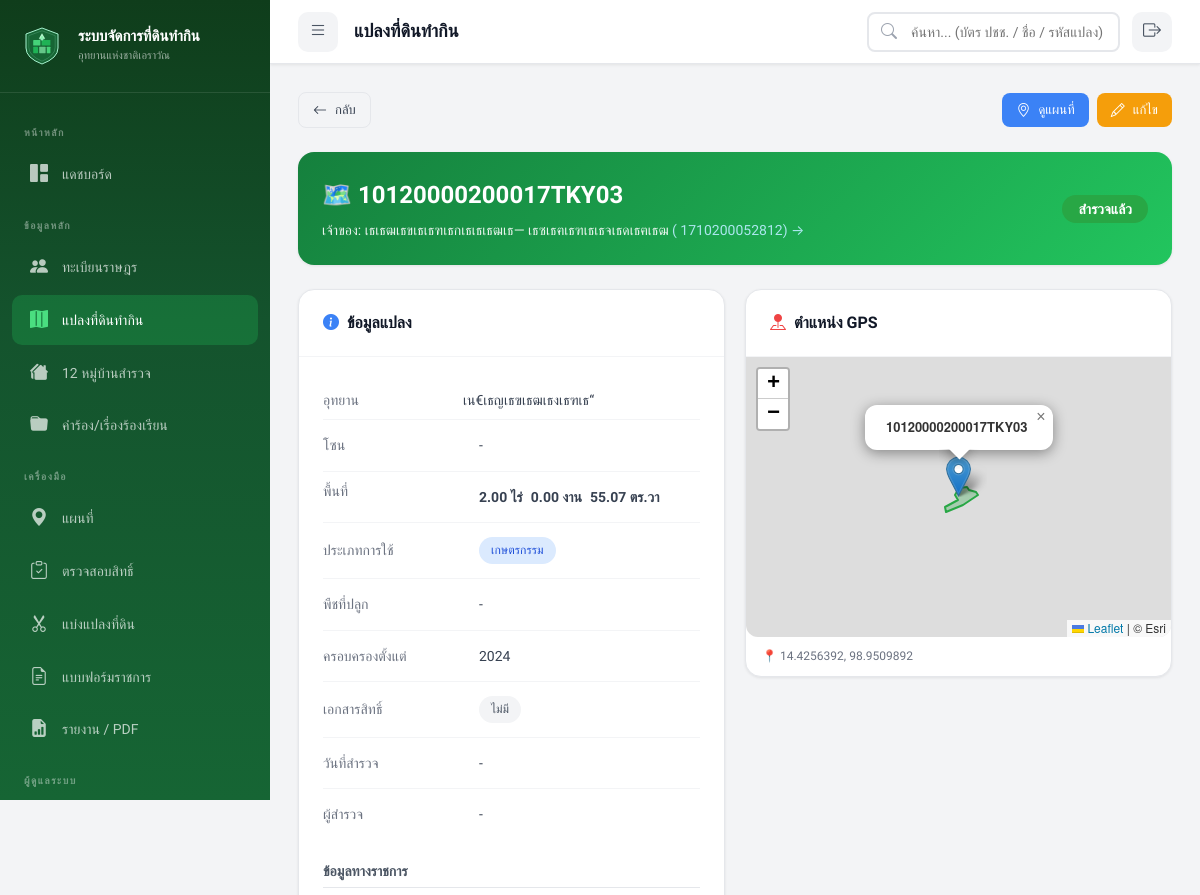
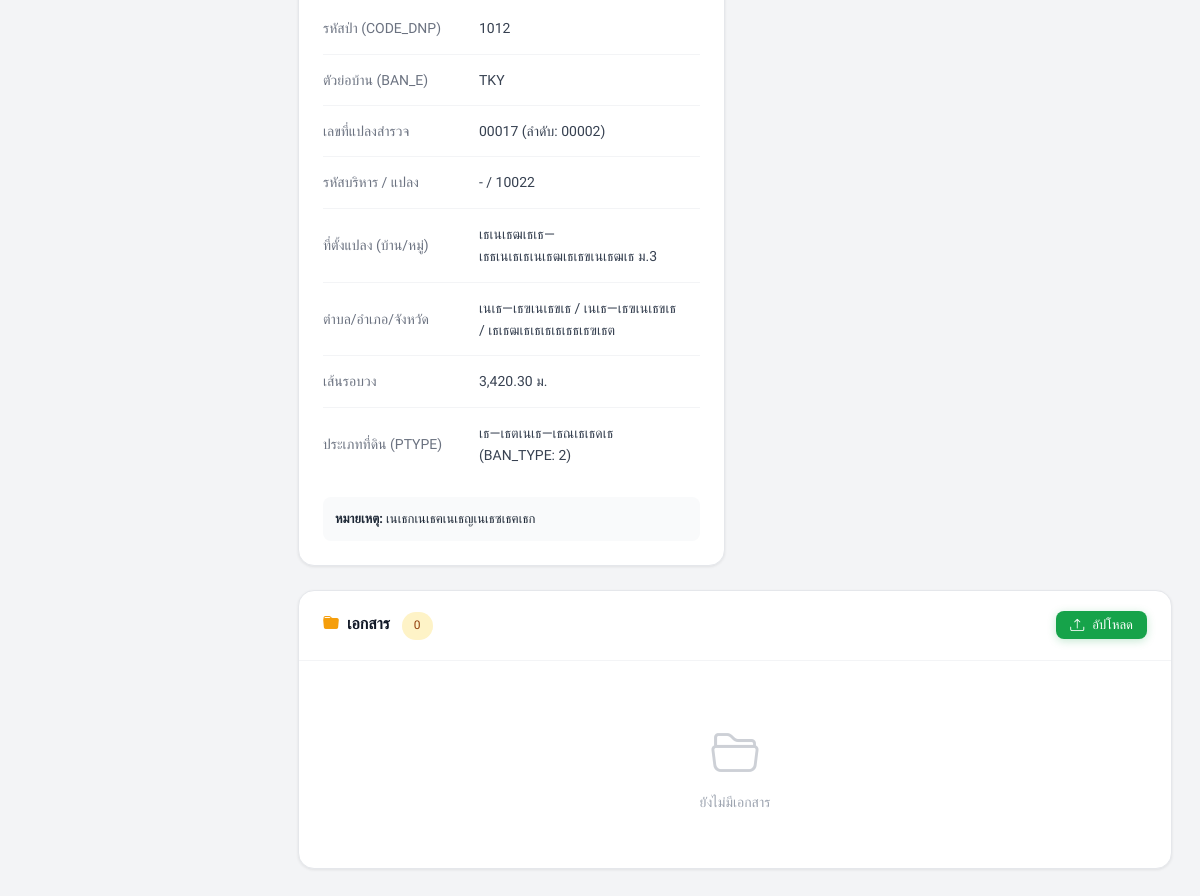
/index.php?page=plots&action=view&id=1281 (signed in), run on the app's committed database (2 pictures, top to bottom).
### tables this page shows
CREATE TABLE `land_plots` (
  `plot_id` int(11) NOT NULL AUTO_INCREMENT,
  `parent_plot_id` int(11) DEFAULT NULL,
  `allocation_type` varchar(20) DEFAULT NULL,
  `plot_code` varchar(50) NOT NULL,
  `villager_id` int(11) NOT NULL,
  `park_name` varchar(100) DEFAULT NULL,
  `zone` varchar(50) DEFAULT NULL,
  `area_rai` decimal(10,2) DEFAULT 0.00,
  `area_ngan` decimal(10,2) DEFAULT 0.00,
  `area_sqwa` decimal(10,2) DEFAULT 0.00,
  `land_use_type` enum('agriculture','residential','garden','livestock','mixed','other') DEFAULT 'agriculture',
  `crop_type` varchar(200) DEFAULT NULL,
  `latitude` decimal(10,7) DEFAULT NULL,
  `longitude` decimal(10,7) DEFAULT NULL,
  `polygon_coords` longtext DEFAULT NULL CHECK (json_valid(`polygon_coords`)),
  `occupation_since` year(4) DEFAULT NULL,
  `has_document` tinyint(1) DEFAULT 0,
  `document_type` varchar(50) DEFAULT NULL,
  `status` enum('surveyed','pending_review','temporary_permit','must_relocate','disputed') DEFAULT 'pending_review',
  `survey_date` date DEFAULT NULL,
  `surveyed_by` int(11) DEFAULT NULL,
  `plot_image_path` varchar(500) DEFAULT NULL,
  `notes` text DEFAULT NULL,
  `remark_risk` enum('not_risky','risky','risky_case','not_risky_case') DEFAULT 'not_risky',
  `watershed_class` varchar(20) DEFAULT NULL,
  `created_at` datetime DEFAULT current_timestamp(),
  `updated_at` datetime DEFAULT current_timestamp() ON UPDATE current_timestamp(),
  `code_dnp` varchar(10) DEFAULT NULL COMMENT 'เธฃเธซเธฑเธชเธเนเธฒเธญเธเธธเธฃเธฑเธเธฉเน',
  `apar_code` varchar(20) DEFAULT NULL COMMENT 'เธฃเธซเธฑเธชเนเธเธฅเธเธ—เธตเนเธเธฃเธดเธซเธฒเธฃเนเธฅเนเธง',
  `apar_no` varchar(10) DEFAULT NULL COMMENT 'เธซเธกเธฒเธขเน€เธฅเธเน€เธเธ•เนเธเธฃเธเธเธฒเธฃเธฏ',
  `num_apar` varchar(20) DEFAULT NULL COMMENT 'เธ—เธตเนเธ”เธดเธเน€เธฅเธเธ—เธตเน',
  `spar_code` varchar(20) DEFAULT NULL COMMENT 'เธฃเธซเธฑเธชเธ—เธตเนเธ”เธดเธเธชเธณเธฃเธงเธ',
  `ban_e` varchar(10) DEFAULT NULL COMMENT 'เธเธทเนเธญเธขเนเธญเธซเธกเธนเนเธเนเธฒเธเธ เธฒเธฉเธฒเธญเธฑเธเธเธคเธฉ (3 เธ•เธฑเธงเธญเธฑเธเธฉเธฃ)',
  `perimeter` decimal(10,3) DEFAULT NULL COMMENT 'เธฃเธฐเธขเธฐเธฃเธญเธเนเธเธฅเธ (เน€เธกเธ•เธฃ)',
  `ban_type` tinyint(4) DEFAULT NULL COMMENT 'เธฅเธฑเธเธฉเธ“เธฐเธซเธกเธนเนเธเนเธฒเธ (1=เนเธเน€เธเธ•, 2=เธเธญเธเน€เธเธ•เธ—เธณเธเธดเธเนเธ, 3=เธเธฒเธเน€เธเธตเนเธขเธง)',
  `num_spar` varchar(50) DEFAULT NULL COMMENT 'เน€เธฅเธเธ—เธตเนเนเธเธฅเธเธชเธณเธฃเธงเธ',
  `spar_no` varchar(10) DEFAULT NULL COMMENT 'เธฅเธณเธ”เธฑเธเธชเธณเธฃเธงเธ',
  `par_ban` varchar(50) DEFAULT NULL COMMENT 'เธเธทเนเธญเธเนเธฒเธ (เธ—เธตเนเธ•เธฑเนเธเนเธเธฅเธ)',
  `par_moo` varchar(5) DEFAULT NULL COMMENT 'เธซเธกเน (เนเธเธฅเธ)',
  `par_tam` varchar(50) DEFAULT NULL COMMENT 'เธ•เธณเธเธฅ (เนเธเธฅเธ)',
  `par_amp` varchar(50) DEFAULT NULL COMMENT 'เธญเธณเน€เธ เธญ (เนเธเธฅเธ)',
  `par_prov` varchar(50) DEFAULT NULL COMMENT 'เธเธฑเธเธซเธงเธฑเธ” (เนเธเธฅเธ)',
  `ptype` varchar(100) DEFAULT NULL COMMENT 'เธเธฃเธฐเน€เธ เธ—เธ—เธตเนเธ”เธดเธ',
  `target_fid` int(11) DEFAULT NULL COMMENT 'TARGET_FID เธญเนเธฒเธเธญเธดเธ Shapefile',
  `data_issues` text DEFAULT NULL COMMENT 'เธเธฑเธซเธฒเธเนเธญเธกเธฅเธ—เธตเนเธเธเธเธฒเธเธเธฒเธฃเธ•เธฃเธงเธเธชเธญเธ',
  PRIMARY KEY (`plot_id`),
  UNIQUE KEY `plot_code` (`plot_code`),
  KEY `surveyed_by` (`surveyed_by`),
  KEY `idx_plot_code` (`plot_code`),
  KEY `idx_villager` (`villager_id`),
  KEY `idx_status` (`status`),
  KEY `idx_coords` (`latitude`,`longitude`),
  KEY `idx_park` (`park_name`),
  KEY `idx_zone` (`zone`),
  KEY `idx_parent_plot` (`parent_plot_id`),
  CONSTRAINT `land_plots_ibfk_1` FOREIGN KEY (`villager_id`) REFERENCES `villagers` (`villager_id`) ON DELETE CASCADE,
  CONSTRAINT `land_plots_ibfk_2` FOREIGN KEY (`surveyed_by`) REFERENCES `users` (`user_id`) ON DELETE SET NULL
);

CREATE TABLE `villagers` (
  `villager_id` int(11) NOT NULL AUTO_INCREMENT,
  `id_card_number` varchar(13) NOT NULL,
  `prefix` varchar(20) DEFAULT NULL,
  `first_name` varchar(100) NOT NULL,
  `last_name` varchar(100) NOT NULL,
  `birth_date` date DEFAULT NULL,
  `phone` varchar(15) DEFAULT NULL,
  `address` text DEFAULT NULL,
  `village_no` varchar(10) DEFAULT NULL,
  `village_name` varchar(100) DEFAULT NULL,
  `sub_district` varchar(100) DEFAULT NULL,
  `district` varchar(100) DEFAULT NULL,
  `province` varchar(100) DEFAULT NULL,
  `photo_path` varchar(500) DEFAULT NULL,
  `notes` text DEFAULT NULL,
  `qualification_status` enum('pending','passed','failed') DEFAULT 'pending',
  `qual_thai_nationality` tinyint(1) DEFAULT 1,
  `qual_continuous_residence` tinyint(1) DEFAULT 1,
  `qual_no_other_land` tinyint(1) DEFAULT 1,
  `qual_no_court_order` tinyint(1) DEFAULT 1,
  `qual_no_forest_crime` tinyint(1) DEFAULT 1,
  `qual_no_revoked_rights` tinyint(1) DEFAULT 1,
  `qualification_date` date DEFAULT NULL,
  `qualification_notes` text DEFAULT NULL,
  `created_by` int(11) DEFAULT NULL,
  `created_at` datetime DEFAULT current_timestamp(),
  `updated_at` datetime DEFAULT current_timestamp() ON UPDATE current_timestamp(),
  `verification_status` enum('pending','verified') DEFAULT 'pending',
  `verified_at` datetime DEFAULT NULL,
  `verified_by` int(11) DEFAULT NULL,
  PRIMARY KEY (`villager_id`),
  UNIQUE KEY `id_card_number` (`id_card_number`),
  KEY `created_by` (`created_by`),
  KEY `idx_id_card` (`id_card_number`),
  KEY `idx_name` (`first_name`,`last_name`),
  KEY `idx_village` (`village_name`),
  CONSTRAINT `villagers_ibfk_1` FOREIGN KEY (`created_by`) REFERENCES `users` (`user_id`) ON DELETE SET NULL
);

### models/Plot.php (called while the page is built, shortened)
<?php
class Plot
{
    public static function find(int $id): ?array
    {
        $db = getDB();
        $stmt = $db->prepare("SELECT lp.*, v.prefix, v.first_name, v.last_name, v.id_card_number,
                                     u.full_name as surveyor_name
                              FROM land_plots lp
                              JOIN villagers v ON lp.villager_id = v.villager_id
                              LEFT JOIN users u ON lp.surveyed_by = u.user_id
                              WHERE lp.plot_id = :id");
        $stmt->execute(['id' => $id]);
        $result = $stmt->fetch();
        return $result ?: null;
    }
}

### models/Document.php (called while the page is built, shortened)
<?php
class Document
{
    public static function getByRelated(string $type, int $id): array
    {
        $db = getDB();
        $stmt = $db->prepare("SELECT d.*, u.full_name as uploader_name
                              FROM documents d
                              LEFT JOIN users u ON d.uploaded_by = u.user_id
                              WHERE d.related_type = :type AND d.related_id = :id
                              ORDER BY d.uploaded_at DESC");
        $stmt->execute(['type' => $type, 'id' => $id]);
        return $stmt->fetchAll();
    }
}

### views/plots/detail.php (the view, shortened to what this page needs)
<?php
require_once __DIR__ . '/../../models/Plot.php';
require_once __DIR__ . '/../../models/Document.php';
$id = (int) ($_GET['id'] ?? 0);
$plot = Plot::find($id);
$documents = Document::getByRelated('plot', $id);
$p = $plot;
$statusColor = PLOT_STATUS_COLORS[$p['status']] ?? '#6b7280';
?>
<div class="d-flex justify-between align-center mb-3">
    <a href="index.php?page=plots" class="btn btn-secondary btn-sm"><i class="bi bi-arrow-left"></i> กลับ</a>
    <div class="d-flex gap-1">
        <?php if ($p['latitude'] && $p['longitude']): ?>
            <a href="index.php?page=map&plot=<?= $id ?>" class="btn btn-info btn-sm"><i class="bi bi-geo-alt"></i>
                ดูแผนที่</a>
        <?php endif; ?>
        <?php if ($_SESSION['role'] !== ROLE_VIEWER): ?>
            <a href="index.php?page=plots&action=edit&id=<?= $id ?>" class="btn btn-warning btn-sm"><i
                    class="bi bi-pencil"></i> แก้ไข</a>
        <?php endif; ?>
    </div>
</div>
<div class="card mb-3"
    style="background: linear-gradient(135deg, var(--primary-700) 0%, var(--primary-500) 100%); color:white; border:none;">
    <div class="card-body" style="padding:24px;">
        <div style="display:flex; justify-content:space-between; align-items:center; flex-wrap:wrap; gap:16px;">
            <div>
                <h2 style="font-size:24px; margin-bottom:4px;">🗺️
                    <?= htmlspecialchars($p['plot_code']) ?>
                </h2>
                <p style="opacity:0.9;">
                    เจ้าของ:
                    <?= htmlspecialchars(($p['prefix'] ?? '') . $p['first_name'] . ' ' . $p['last_name']) ?>
                    <a href="index.php?page=villagers&action=view&id=<?= $p['villager_id'] ?>" style="color:#bef;">
                        (
                        <?= $p['id_card_number'] ?>) →
                    </a>
                </p>
            </div>
            <div style="text-align:right;">
                <span
                    style="background:<?= $statusColor ?>; padding:6px 16px; border-radius:20px; font-weight:600; font-size:14px;">
                    <?= PLOT_STATUS_LABELS[$p['status']] ?? $p['status'] ?>
                </span>
            </div>
        </div>
    </div>
</div>
<div class="plot-detail-grid">
    <div class="card">
        <div class="card-header">
            <h3><i class="bi bi-info-circle-fill" style="color:var(--info);margin-right:8px;"></i>ข้อมูลแปลง</h3>
        </div>
        <div class="card-body">
            <table style="width:100%;">
                <tr>
                    <td style="padding:8px 0;color:var(--gray-500);width:140px;">อุทยาน</td>
                    <td style="padding:8px 0;">
                        <?= htmlspecialchars($p['park_name'] ?? '-') ?>
                    </td>
                </tr>
                <tr>
                    <td style="padding:8px 0;color:var(--gray-500);">โซน</td>
                    <td>
                        <?= htmlspecialchars($p['zone'] ?? '-') ?>
                    </td>
                </tr>
                <tr>
                    <td style="padding:8px 0;color:var(--gray-500);vertical-align:top;">พื้นที่</td>
                    <td>
                        <div style="font-weight:600; display:flex; flex-wrap:wrap; gap:8px;">
                            <span><?= $p['area_rai'] ?> ไร่</span>
                            <span><?= $p['area_ngan'] ?> งาน</span>
                            <span><?= $p['area_sqwa'] ?> ตร.วา</span>
                        </div>
                    </td>
                </tr>
                <tr>
                    <td style="padding:8px 0;color:var(--gray-500);">ประเภทการใช้</td>
                    <td><span class="badge badge-info">
                            <?= LAND_USE_LABELS[$p['land_use_type']] ?? $p['land_use_type'] ?>
                        </span></td>
                </tr>
                <tr>
                    <td style="padding:8px 0;color:var(--gray-500);">พืชที่ปลูก</td>
                    <td>
                        <?= htmlspecialchars($p['crop_type'] ?? '-') ?>
                    </td>
                </tr>
                <tr>
                    <td style="padding:8px 0;color:var(--gray-500);">ครอบครองตั้งแต่</td>
                    <td>
                        <?= htmlspecialchars($p['occupation_since'] ?? '-') ?>
                    </td>
                </tr>
                <tr>
                    <td style="padding:8px 0;color:var(--gray-500);">เอกสารสิทธิ์</td>
                    <td>
                        <?= $p['has_document'] ? '<span class="badge badge-success">มี</span> ' . htmlspecialchars($p['document_type'] ?? '') : '<span class="badge badge-gray">ไม่มี</span>' ?>
                    </td>
                </tr>
                <tr>
                    <td style="padding:8px 0;color:var(--gray-500);">วันที่สำรวจ</td>
                    <td>
                        <?= $p['survey_date'] ? date('d/m/Y', strtotime($p['survey_date'])) : '-' ?>
                    </td>
                </tr>
                <tr>
                    <td style="padding:8px 0;color:var(--gray-500);">ผู้สำรวจ</td>
                    <td>
                        <?= htmlspecialchars($p['surveyor_name'] ?? '-') ?>
                    </td>
                </tr>
            </table>
            <h4 style="font-size:14px; color:var(--gray-600); margin:20px 0 10px; border-bottom:1px solid var(--gray-200); padding-bottom:5px;">
                ข้อมูลทางราชการ
            </h4>
            <table style="width:100%;">
                <tr>
                    <td style="padding:4px 0;color:var(--gray-500);width:140px;">รหัสป่า (CODE_DNP)</td>
                    <td><?= htmlspecialchars($p['code_dnp'] ?? '-') ?></td>
                </tr>
                <tr>
                    <td style="padding:4px 0;color:var(--gray-500);">ตัวย่อบ้าน (BAN_E)</td>
                    <td><?= htmlspecialchars($p['ban_e'] ?? '-') ?></td>
                </tr>
                <tr>
                    <td style="padding:4px 0;color:var(--gray-500);">เลขที่แปลงสำรวจ</td>
                    <td><?= htmlspecialchars($p['num_spar'] ?? '-') ?> (ลำดับ: <?= htmlspecialchars($p['spar_no'] ?? '-') ?>)</td>
                </tr>
                <tr>
                    <td style="padding:4px 0;color:var(--gray-500);">รหัสบริหาร / แปลง</td>
                    <td><?= htmlspecialchars($p['apar_code'] ?? '-') ?> / <?= htmlspecialchars($p['num_apar'] ?? '-') ?></td>
                </tr>
                <tr>
                    <td style="padding:4px 0;color:var(--gray-500);">ที่ตั้งแปลง (บ้าน/หมู่)</td>
                    <td><?= htmlspecialchars($p['par_ban'] ?? '-') ?> ม.<?= htmlspecialchars($p['par_moo'] ?? '-') ?></td>
                </tr>
                <tr>
                    <td style="padding:4px 0;color:var(--gray-500);">ตำบล/อำเภอ/จังหวัด</td>
                    <td><?= htmlspecialchars($p['par_tam'] ?? '-') ?> / <?= htmlspecialchars($p['par_amp'] ?? '-') ?> / <?= htmlspecialchars($p['par_prov'] ?? '-') ?></td>
                </tr>
                <tr>
                    <td style="padding:4px 0;color:var(--gray-500);">เส้นรอบวง</td>
                    <td><?= $p['perimeter'] ? number_format($p['perimeter'], 2) . ' ม.' : '-' ?></td>
                </tr>
                <tr>
                    <td style="padding:4px 0;color:var(--gray-500);">ประเภทที่ดิน (PTYPE)</td>
                    <td><?= htmlspecialchars($p['ptype'] ?? '-') ?> (BAN_TYPE: <?= htmlspecialchars($p['ban_type'] ?? '-') ?>)</td>
                </tr>
            </table>
            <?php if ($p['notes']): ?>
                <div style="margin-top:16px; padding:12px; background:var(--gray-50); border-radius:8px; font-size:13px;">
                    <strong>หมายเหตุ:</strong>
                    <?= nl2br(htmlspecialchars($p['notes'])) ?>
                </div>
            <?php endif; ?>
        </div>
    </div>
    <div>
        <?php if ($p['latitude'] && $p['longitude']): ?>
            <div class="card">
                <div class="card-header">
                    <h3><i class="bi bi-pin-map-fill" style="color:var(--danger); margin-right:8px;"></i>ตำแหน่ง GPS</h3>
                </div>
                <div class="card-body" style="padding:0;">
                    <div id="detailMap" style="height:280px; border-radius:0 0 12px 12px;"></div>
                    <div style="padding:10px 16px; font-size:12px; color:var(--gray-500);">
                        📍
                        <?= $p['latitude'] ?>,
                        <?= $p['longitude'] ?>
                    </div>
                </div>
            </div>
        <?php endif; ?>
    </div>
</div>
<div class="card mt-3">
    <div class="card-header">
        <h3><i class="bi bi-folder-fill" style="color:var(--warning); margin-right:8px;"></i>เอกสาร
            <span class="badge badge-warning" style="margin-left:8px;">
                <?= count($documents) ?>
            </span>
        </h3>
        <?php if ($_SESSION['role'] !== ROLE_VIEWER): ?>
            <button class="btn btn-primary btn-sm" onclick="document.getElementById('uploadModal').classList.add('show')">
                <i class="bi bi-upload"></i> อัปโหลด
            </button>
        <?php endif; ?>
    </div>
    <div class="card-body">
        <?php if (empty($documents)): ?>
            <div class="empty-state" style="padding:30px;"><i class="bi bi-folder2-open"></i>
                <p>ยังไม่มีเอกสาร</p>
            </div>
        <?php endif; ?>
    </div>
</div>

### data on the page
land_plots: plot_code "10120000200017TKY03", villager.last_name "เธเธฒเธขเธเธฑเธกเธเธเธฒเธ— เธซเธฅเธฑเธเธจเธดเธฅเธฒ", villager.id_card_number "1710200052812", status "สำรวจแล้ว", park_name "เน€เธญเธฃเธฒเธงเธฑเธ“", zone "-", area_rai "2.00", area_ngan "0.00", area_sqwa "55.07", land_use_type "เกษตรกรรม", crop_type "-", occupation_since "2024", code_dnp "1012", ban_e "TKY", num_spar "00017", spar_no "00002", apar_code "-", num_apar "10022", par_ban "เธเนเธฒเธเธ—เธธเนเธเธเนเธฒเธเธขเนเธฒเธ", par_moo "3", par_tam "เนเธ—เธฃเนเธขเธ", par_amp "เนเธ—เธฃเนเธขเธ", par_prov "เธเธฒเธเธเธเธเธธเธฃเธต", perimeter "3,420.30", ptype "เธ—เธตเนเธ—เธณเธเธดเธ", ban_type "2", notes "เนเธกเนเธฅเนเธญเนเธซเธฅเธก", latitude "14.4256392", longitude "98.9509892"

### other printed values
APP_NAME "ระบบจัดการที่ดินทำกิน"
APP_SUBTITLE "อุทยานแห่งชาติเอราวัณ"
$pageTitle "แปลงที่ดินทำกิน"
$p['surveyor_name'] "-"
count($documents) "0"
